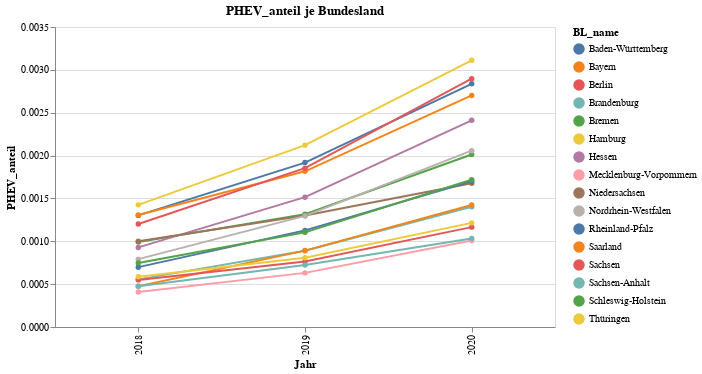

Notebook cell for this chart:
### Code cell
import altair as alt

kraftstoff='PHEV'
source = kba_data_all.groupby(['BL_name','Jahr'])[kraftstoff,'Insgesamt'].sum().reset_index()

source[kraftstoff + '_anteil']=source[kraftstoff]/source.Insgesamt

alt.Chart(source).mark_line(point=True).encode(
    x='Jahr:O',
    y= kraftstoff+'_anteil',
    color='BL_name',
    tooltip=['BL_name',kraftstoff,kraftstoff+'_anteil']
    #strokeDash='BL_name',
).properties(width=500,
            title=kraftstoff+'_anteil je Bundesland')

### Figure 1 — Vega-Lite specification as saved in the notebook (floating-point values rounded to 4 significant figures)
{"config": {"view": {"continuousWidth": 400, "continuousHeight": 300}}, "data": {"name": "data-72659f99e73f065f74260c747fb69850"}, "mark": {"type": "line", "point": true}, "encoding": {"color": {"type": "nominal", "field": "BL_name"}, "tooltip": [{"type": "nominal", "field": "BL_name"}, {"type": "quantitative", "field": "PHEV"}, {"type": "quantitative", "field": "PHEV_anteil"}], "x": {"type": "ordinal", "field": "Jahr"}, "y": {"type": "quantitative", "field": "PHEV_anteil"}}, "title": "PHEV_anteil je Bundesland", "width": 500, "$schema": "https://vega.github.io/schema/vega-lite/v4.8.1.json", "datasets": {"data-72659f99e73f065f74260c747fb69850": [{"BL_name": "Baden-Württemberg", "Jahr": 2018, "PHEV": 8493, "Insgesamt": 6521643, "PHEV_anteil": 0.001302}, {"BL_name": "Baden-Württemberg", "Jahr": 2019, "PHEV": 12711, "Insgesamt": 6626660, "PHEV_anteil": 0.001918}, {"BL_name": "Baden-Württemberg", "Jahr": 2020, "PHEV": 19074, "Insgesamt": 6723070, "PHEV_anteil": 0.002837}, {"BL_name": "Bayern", "Jahr": 2018, "PHEV": 10251, "Insgesamt": 7845761, "PHEV_anteil": 0.001307}, {"BL_name": "Bayern", "Jahr": 2019, "PHEV": 14484, "Insgesamt": 7973421, "PHEV_anteil": 0.001817}, {"BL_name": "Bayern", "Jahr": 2020, "PHEV": 21873, "Insgesamt": 8096844, "PHEV_anteil": 0.002701}, {"BL_name": "Berlin", "Jahr": 2018, "PHEV": 1445, "Insgesamt": 1202829, "PHEV_anteil": 0.001201}, {"BL_name": "Berlin", "Jahr": 2019, "PHEV": 2244, "Insgesamt": 1210790, "PHEV_anteil": 0.001853}, {"BL_name": "Berlin", "Jahr": 2020, "PHEV": 3538, "Insgesamt": 1221433, "PHEV_anteil": 0.002897}, {"BL_name": "Brandenburg", "Jahr": 2018, "PHEV": 782, "Insgesamt": 1407031, "PHEV_anteil": 0.0005558}, {"BL_name": "Brandenburg", "Jahr": 2019, "PHEV": 1268, "Insgesamt": 1423631, "PHEV_anteil": 0.0008907}, {"BL_name": "Brandenburg", "Jahr": 2020, "PHEV": 2019, "Insgesamt": 1439194, "PHEV_anteil": 0.001403}, {"BL_name": "Bremen", "Jahr": 2018, "PHEV": 288, "Insgesamt": 290188, "PHEV_anteil": 0.0009925}, {"BL_name": "Bremen", "Jahr": 2019, "PHEV": 385, "Insgesamt": 292514, "PHEV_anteil": 0.001316}, {"BL_name": "Bremen", "Jahr": 2020, "PHEV": 593, "Insgesamt": 294547, "PHEV_anteil": 0.002013}, {"BL_name": "Hamburg", "Jahr": 2018, "PHEV": 1116, "Insgesamt": 783255, "PHEV_anteil": 0.001425}, {"BL_name": "Hamburg", "Jahr": 2019, "PHEV": 1686, "Insgesamt": 794618, "PHEV_anteil": 0.002122}, {"BL_name": "Hamburg", "Jahr": 2020, "PHEV": 2502, "Insgesamt": 804196, "PHEV_anteil": 0.003111}, {"BL_name": "Hessen", "Jahr": 2018, "PHEV": 3398, "Insgesamt": 3658894, "PHEV_anteil": 0.0009287}, {"BL_name": "Hessen", "Jahr": 2019, "PHEV": 5610, "Insgesamt": 3703192, "PHEV_anteil": 0.001515}, {"BL_name": "Hessen", "Jahr": 2020, "PHEV": 9052, "Insgesamt": 3754502, "PHEV_anteil": 0.002411}, {"BL_name": "Mecklenburg-Vorpommern", "Jahr": 2018, "PHEV": 346, "Insgesamt": 848812, "PHEV_anteil": 0.0004076}, {"BL_name": "Mecklenburg-Vorpommern", "Jahr": 2019, "PHEV": 541, "Insgesamt": 856882, "PHEV_anteil": 0.0006314}, {"BL_name": "Mecklenburg-Vorpommern", "Jahr": 2020, "PHEV": 873, "Insgesamt": 864963, "PHEV_anteil": 0.001009}, {"BL_name": "Niedersachsen", "Jahr": 2018, "PHEV": 4675, "Insgesamt": 4674059, "PHEV_anteil": 0.001}, {"BL_name": "Niedersachsen", "Jahr": 2019, "PHEV": 6177, "Insgesamt": 4747593, "PHEV_anteil": 0.001301}, {"BL_name": "Niedersachsen", "Jahr": 2020, "PHEV": 8066, "Insgesamt": 4812978, "PHEV_anteil": 0.001676}, {"BL_name": "Nordrhein-Westfalen", "Jahr": 2018, "PHEV": 7879, "Insgesamt": 9950324, "PHEV_anteil": 0.0007918}, {"BL_name": "Nordrhein-Westfalen", "Jahr": 2019, "PHEV": 13071, "Insgesamt": 10083891, "PHEV_anteil": 0.001296}, {"BL_name": "Nordrhein-Westfalen", "Jahr": 2020, "PHEV": 21050, "Insgesamt": 10232556, "PHEV_anteil": 0.002057}, {"BL_name": "Rheinland-Pfalz", "Jahr": 2018, "PHEV": 1734, "Insgesamt": 2482960, "PHEV_anteil": 0.0006984}, {"BL_name": "Rheinland-Pfalz", "Jahr": 2019, "PHEV": 2841, "Insgesamt": 2520846, "PHEV_anteil": 0.001127}, {"BL_name": "Rheinland-Pfalz", "Jahr": 2020, "PHEV": 4348, "Insgesamt": 2556805, "PHEV_anteil": 0.001701}, {"BL_name": "Saarland", "Jahr": 2018, "PHEV": 299, "Insgesamt": 629613, "PHEV_anteil": 0.0004749}, {"BL_name": "Saarland", "Jahr": 2019, "PHEV": 567, "Insgesamt": 636176, "PHEV_anteil": 0.0008913}, {"BL_name": "Saarland", "Jahr": 2020, "PHEV": 915, "Insgesamt": 642412, "PHEV_anteil": 0.001424}, {"BL_name": "Sachsen", "Jahr": 2018, "PHEV": 1174, "Insgesamt": 2135861, "PHEV_anteil": 0.0005497}, {"BL_name": "Sachsen", "Jahr": 2019, "PHEV": 1640, "Insgesamt": 2148960, "PHEV_anteil": 0.0007632}, {"BL_name": "Sachsen", "Jahr": 2020, "PHEV": 2520, "Insgesamt": 2162883, "PHEV_anteil": 0.001165}, {"BL_name": "Sachsen-Anhalt", "Jahr": 2018, "PHEV": 572, "Insgesamt": 1205202, "PHEV_anteil": 0.0004746}, {"BL_name": "Sachsen-Anhalt", "Jahr": 2019, "PHEV": 876, "Insgesamt": 1210884, "PHEV_anteil": 0.0007234}, {"BL_name": "Sachsen-Anhalt", "Jahr": 2020, "PHEV": 1257, "Insgesamt": 1215896, "PHEV_anteil": 0.001034}, {"BL_name": "Schleswig-Holstein", "Jahr": 2018, "PHEV": 1222, "Insgesamt": 1639337, "PHEV_anteil": 0.0007454}, {"BL_name": "Schleswig-Holstein", "Jahr": 2019, "PHEV": 1837, "Insgesamt": 1663285, "PHEV_anteil": 0.001104}, {"BL_name": "Schleswig-Holstein", "Jahr": 2020, "PHEV": 2898, "Insgesamt": 1687370, "PHEV_anteil": 0.001717}, {"BL_name": "Thüringen", "Jahr": 2018, "PHEV": 691, "Insgesamt": 1179434, "PHEV_anteil": 0.0005859}, {"BL_name": "Thüringen", "Jahr": 2019, "PHEV": 957, "Insgesamt": 1184512, "PHEV_anteil": 0.0008079}, {"BL_name": "Thüringen", "Jahr": 2020, "PHEV": 1445, "Insgesamt": 1189416, "PHEV_anteil": 0.001215}]}}
